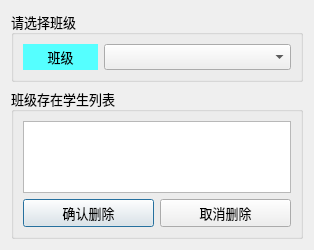
<?xml version="1.0" encoding="UTF-8"?>
<ui version="4.0">
 <class>Dialog</class>
 <widget class="QDialog" name="Dialog">
  <property name="geometry">
   <rect>
    <x>0</x>
    <y>0</y>
    <width>314</width>
    <height>250</height>
   </rect>
  </property>
  <property name="windowTitle">
   <string>学生人脸及信息删除</string>
  </property>
  <layout class="QVBoxLayout" name="verticalLayout_2">
   <item>
    <widget class="QGroupBox" name="groupBox_2">
     <property name="font">
      <font>
       <family>微软雅黑</family>
       <pointsize>10</pointsize>
      </font>
     </property>
     <property name="title">
      <string>请选择班级</string>
     </property>
     <layout class="QVBoxLayout" name="verticalLayout_4">
      <item>
       <layout class="QVBoxLayout" name="verticalLayout">
        <item>
         <layout class="QHBoxLayout" name="horizontalLayout">
          <item>
           <widget class="QLabel" name="label_2">
            <property name="minimumSize">
             <size>
              <width>0</width>
              <height>0</height>
             </size>
            </property>
            <property name="maximumSize">
             <size>
              <width>75</width>
              <height>16777215</height>
             </size>
            </property>
            <property name="font">
             <font>
              <family>微软雅黑</family>
              <pointsize>10</pointsize>
             </font>
            </property>
            <property name="styleSheet">
             <string notr="true">background-color: rgb(85, 255, 255);</string>
            </property>
            <property name="text">
             <string>班级</string>
            </property>
            <property name="alignment">
             <set>Qt::AlignCenter</set>
            </property>
           </widget>
          </item>
          <item>
           <widget class="QComboBox" name="comboBox">
            <property name="font">
             <font>
              <family>微软雅黑</family>
              <pointsize>10</pointsize>
             </font>
            </property>
           </widget>
          </item>
         </layout>
        </item>
       </layout>
      </item>
     </layout>
    </widget>
   </item>
   <item>
    <widget class="QGroupBox" name="groupBox">
     <property name="font">
      <font>
       <family>微软雅黑</family>
       <pointsize>10</pointsize>
      </font>
     </property>
     <property name="title">
      <string>班级存在学生列表</string>
     </property>
     <layout class="QVBoxLayout" name="verticalLayout_3">
      <item>
       <widget class="QListWidget" name="listWidget"/>
      </item>
      <item>
       <layout class="QHBoxLayout" name="horizontalLayout_4">
        <item>
         <widget class="QPushButton" name="pushButton">
          <property name="font">
           <font>
            <family>微软雅黑</family>
            <pointsize>10</pointsize>
           </font>
          </property>
          <property name="text">
           <string>确认删除</string>
          </property>
         </widget>
        </item>
        <item>
         <widget class="QPushButton" name="pushButton_2">
          <property name="font">
           <font>
            <family>微软雅黑</family>
            <pointsize>10</pointsize>
           </font>
          </property>
          <property name="text">
           <string>取消删除</string>
          </property>
         </widget>
        </item>
       </layout>
      </item>
     </layout>
    </widget>
   </item>
  </layout>
 </widget>
 <resources/>
 <connections/>
</ui>
